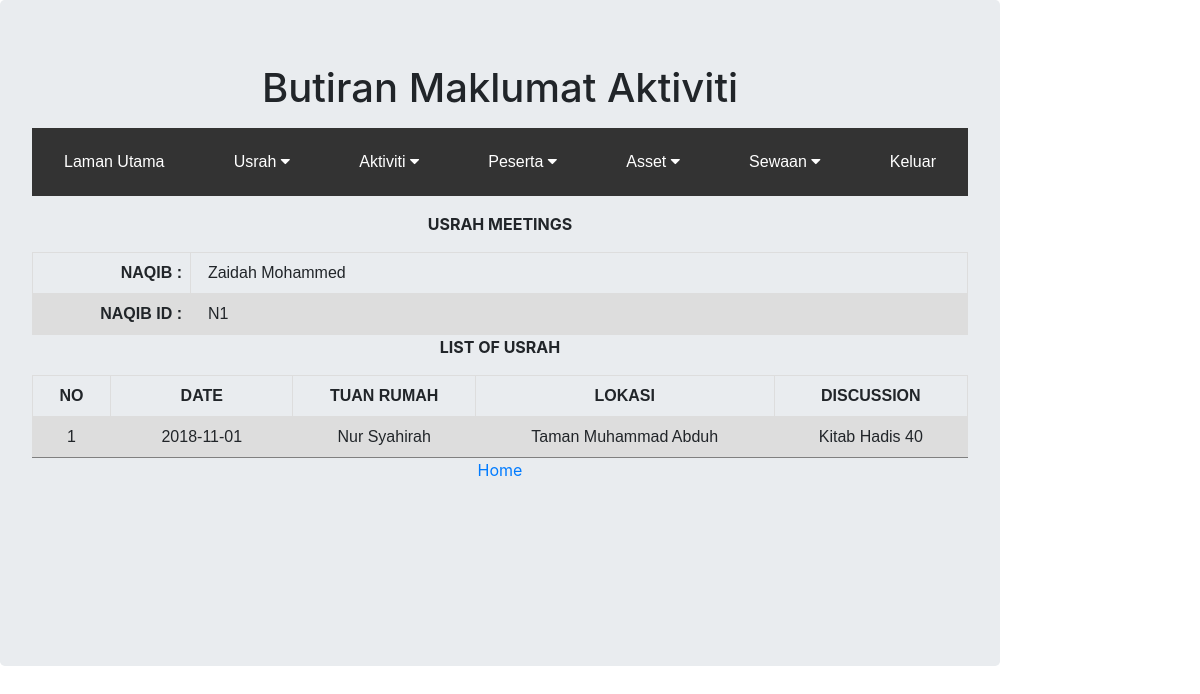
Page /listactivities.php?usrah_naqib=Haura on the committed database.
### tables this page shows
CREATE TABLE `usrah` (
  `usrah_id` varchar(50) NOT NULL,
  `usrah_naqib` varchar(50) NOT NULL,
  `usrah_time` time NOT NULL,
  `usrah_day` varchar(10) NOT NULL,
  `naqib_id` varchar(50) NOT NULL,
  `usrah_discussion` varchar(50) NOT NULL,
  `usrah_level` varchar(6) NOT NULL
);

CREATE TABLE `naqib` (
  `naqib_id` varchar(50) NOT NULL,
  `idWadah` varchar(50) NOT NULL,
  `naqib_name` varchar(50) NOT NULL,
  `IC_number` varchar(14) DEFAULT NULL,
  `gender` varchar(10) NOT NULL,
  `naqib_address` varchar(50) NOT NULL
);

CREATE TABLE `meeting` (
  `au_date` date NOT NULL,
  `au_location` varchar(50) NOT NULL,
  `au_tajuk` varchar(50) NOT NULL,
  `au_tuanrumah` varchar(50) NOT NULL,
  `usrah_id` varchar(50) NOT NULL
);

### listactivities.php (the view, shortened to what this page needs)
<!DOCTYPE html PUBLIC "-//W3C//DTD XHTML 1.0 Transitional//EN" "http://www.w3.org/TR/xhtml1/DTD/xhtml1-transitional.dtd">
<html xmlns="http://www.w3.org/1999/xhtml">
<head>
<title>List Usrah</title><link rel="stylesheet" type="text/css" href="https://maxcdn.bootstrapcdn.com/bootstrap/4.0.0/css/bootstrap.min.css">
</head>
<body>
	<div class="jumbotron">
		<center><h1>Butiran Maklumat Aktiviti</h1></center>
		<p><?php include ("dropdown.php");?></p>
</head>
<?php
		if (isset($_GET['usrah_naqib']))
			$usrah_naqib = $_GET['usrah_naqib'];
		else
			$usrah_naqib = 0;
		include 'dbconnect.php';
		$query = "SELECT `usrah`.*,`meeting`.*,`naqib`.* FROM `usrah`
		LEFT JOIN  `meeting` ON `meeting`.`usrah_id` = `usrah`.`usrah_id`
		RIGHT JOIN `naqib` ON `naqib`.`naqib_id`= `usrah`.`naqib_id`
		WHERE `usrah`.`usrah_naqib` =  '$usrah_naqib'";
		$query1 =  "SELECT DISTINCT `usrah`.*,`meeting`.*,`naqib`.* FROM `usrah`
		LEFT JOIN  `meeting` ON `meeting`.`usrah_id` = `usrah`.`usrah_id`
		RIGHT JOIN `naqib` ON `naqib`.`naqib_id`= `usrah`.`naqib_id`
		WHERE `usrah`.`usrah_naqib` =  '$usrah_naqib'";
		$result = mysqli_query($conn,$query) or die('SQL error');
		$result1 = mysqli_query($conn,$query1) or die('SQL error2');
		$row1 = mysqli_fetch_array($result1, MYSQLI_ASSOC)
		?>
<body>
<div align="center">
  <p><strong><span class="style3">USRAH MEETINGS</span></strong></p>
  <table width="450" border="1">
    <tr>
      <th width="158" scope="row"><div align="right">NAQIB : </div></th>
      <td>&nbsp; <?php echo $row1['naqib_name']; ?></td>
    </tr>
    <tr>
      <th scope="row"><div align="right">NAQIB ID : </div></th>
      <td>&nbsp; <?php echo $row1['naqib_id']; ?></td>
    </tr>
  </table>
  <p><strong><span class="style3">LIST OF USRAH</span></strong></p>
  <table width="577" border="1">
    <tr>
      <th width="57" scope="row"><div align="center">NO</div></th>
      <td width="133"><div align="center"><strong>DATE </strong></div></td>
      <td width="133"><div align="center"><strong>TUAN RUMAH</strong></div></td>
      <td width="218"><div align="center"><strong>LOKASI</strong></div></td>
      <td width="141"><div align="center"><strong>DISCUSSION</strong></div></td>
    </tr>
    <tr><?php $count = 0;?>
	<?php
		 while($row = mysqli_fetch_array($result, MYSQLI_ASSOC))
		 {
	?>
      <td><div align="center"><?php $count = $count+1; print($count);?></div></td>
      <td><div align="center"><?php echo $row['au_date'];?></div></td>
      <td><div align="center"><?php echo $row['au_tuanrumah'];?></div></td>
      <td><div align="center"><?php echo $row['au_location'];?></div></td>
      <td><div align="center"><?php echo $row['au_tajuk'];?></div></td>
    </tr>
	<?php
		   }
	?>
  </table>
  <a href="home.php" >Home</a><br>
  <p class="style4">&nbsp;</p>
</div>
<p align="center">&nbsp;</p>
<p align="center">&nbsp;</p>
</body>
</html>

### listactivities.php (style rules this page uses)
body { background-repeat: no-repeat; background-position: right top; margin-right: 200px; background-attachment: fixed; }
table { font-family: arial, sans-serif; border-collapse: collapse; width: 100%; }
td, th { border: 1px solid #dddddd; text-align: left; padding: 8px; }
tr:nth-child(even) { background-color: #dddddd; }

### rows in the picture
usrah: naqib.naqib_name "Zaidah Mohammed", naqib.naqib_id "N1", meeting.au_date "2018-11-01", meeting.au_tuanrumah "Nur Syahirah", meeting.au_location "Taman Muhammad Abduh", meeting.au_tajuk "Kitab Hadis 40"
